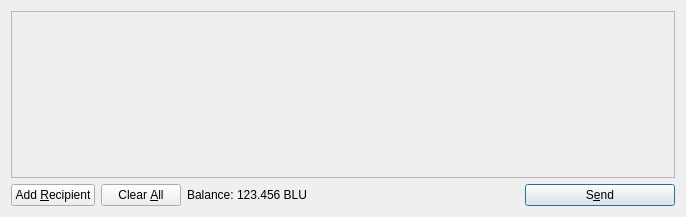
<?xml version="1.0" encoding="UTF-8"?>
<ui version="4.0">
 <class>SendCoinsDialog</class>
 <widget class="QDialog" name="SendCoinsDialog">
  <property name="geometry">
   <rect>
    <x>0</x>
    <y>0</y>
    <width>686</width>
    <height>217</height>
   </rect>
  </property>
  <property name="windowTitle">
   <string>Send Coins</string>
  </property>
  <layout class="QVBoxLayout" name="verticalLayout">
   <item>
    <widget class="QScrollArea" name="scrollArea">
     <property name="widgetResizable">
      <bool>true</bool>
     </property>
     <widget class="QWidget" name="scrollAreaWidgetContents">
      <property name="geometry">
       <rect>
        <x>0</x>
        <y>0</y>
        <width>666</width>
        <height>165</height>
       </rect>
      </property>
      <layout class="QVBoxLayout" name="verticalLayout_2">
       <property name="margin">
        <number>0</number>
       </property>
       <item>
        <layout class="QVBoxLayout" name="entries">
         <property name="spacing">
          <number>6</number>
         </property>
        </layout>
       </item>
       <item>
        <spacer name="verticalSpacer">
         <property name="orientation">
          <enum>Qt::Vertical</enum>
         </property>
         <property name="sizeHint" stdset="0">
          <size>
           <width>20</width>
           <height>40</height>
          </size>
         </property>
        </spacer>
       </item>
      </layout>
     </widget>
    </widget>
   </item>
   <item>
    <layout class="QHBoxLayout" name="horizontalLayout">
     <item>
      <widget class="QPushButton" name="addButton">
       <property name="toolTip">
        <string>Send to multiple recipients at once</string>
       </property>
       <property name="text">
        <string>Add &amp;Recipient</string>
       </property>
       <property name="icon">
        <iconset resource="../bitcoin.qrc">
         <normaloff>:/icons/add</normaloff>:/icons/add</iconset>
       </property>
       <property name="autoDefault">
        <bool>false</bool>
       </property>
      </widget>
     </item>
     <item>
      <widget class="QPushButton" name="clearButton">
       <property name="sizePolicy">
        <sizepolicy hsizetype="Minimum" vsizetype="Fixed">
         <horstretch>0</horstretch>
         <verstretch>0</verstretch>
        </sizepolicy>
       </property>
       <property name="toolTip">
        <string>Remove all transaction fields</string>
       </property>
       <property name="text">
        <string>Clear &amp;All</string>
       </property>
       <property name="icon">
        <iconset resource="../bitcoin.qrc">
         <normaloff>:/icons/remove</normaloff>:/icons/remove</iconset>
       </property>
       <property name="autoRepeatDelay">
        <number>300</number>
       </property>
       <property name="autoDefault">
        <bool>false</bool>
       </property>
      </widget>
     </item>
     <item>
      <layout class="QHBoxLayout" name="horizontalLayout_2">
       <property name="spacing">
        <number>3</number>
       </property>
       <item>
        <widget class="QLabel" name="label">
         <property name="text">
          <string>Balance:</string>
         </property>
        </widget>
       </item>
       <item>
        <widget class="QLabel" name="labelBalance">
         <property name="cursor">
          <cursorShape>IBeamCursor</cursorShape>
         </property>
         <property name="text">
          <string>123.456 BLU</string>
         </property>
         <property name="textInteractionFlags">
          <set>Qt::LinksAccessibleByMouse|Qt::TextSelectableByKeyboard|Qt::TextSelectableByMouse</set>
         </property>
        </widget>
       </item>
      </layout>
     </item>
     <item>
      <spacer name="horizontalSpacer">
       <property name="orientation">
        <enum>Qt::Horizontal</enum>
       </property>
       <property name="sizeHint" stdset="0">
        <size>
         <width>40</width>
         <height>20</height>
        </size>
       </property>
      </spacer>
     </item>
     <item>
      <widget class="QPushButton" name="sendButton">
       <property name="minimumSize">
        <size>
         <width>150</width>
         <height>0</height>
        </size>
       </property>
       <property name="toolTip">
        <string>Confirm the send action</string>
       </property>
       <property name="text">
        <string>S&amp;end</string>
       </property>
       <property name="icon">
        <iconset resource="../bitcoin.qrc">
         <normaloff>:/icons/send</normaloff>:/icons/send</iconset>
       </property>
       <property name="default">
        <bool>true</bool>
       </property>
      </widget>
     </item>
    </layout>
   </item>
  </layout>
 </widget>
 <resources>
  <include location="../bitcoin.qrc"/>
 </resources>
 <connections/>
</ui>
